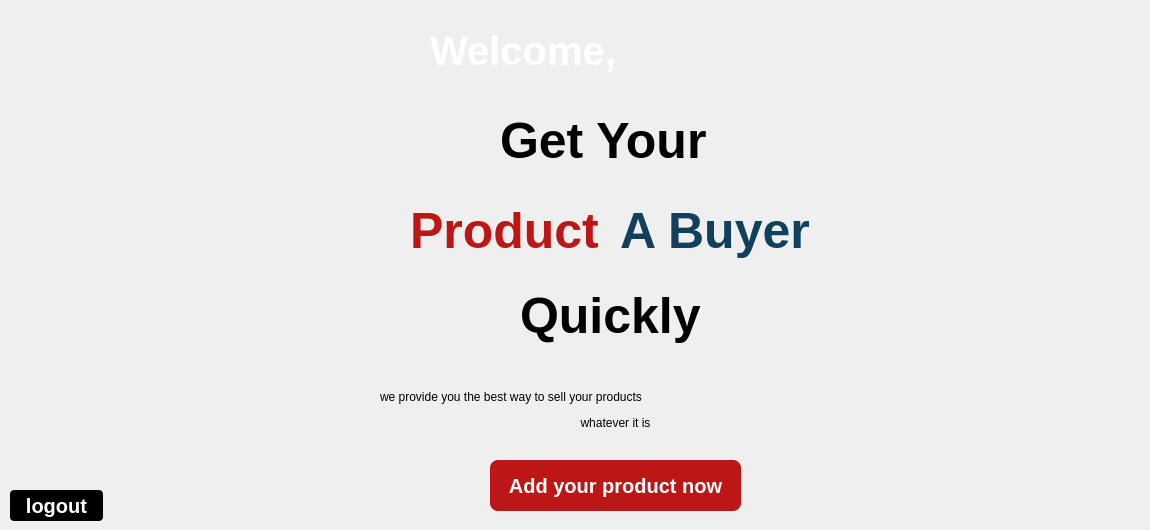
        <widget class="QWidget" name="home_pagee">
         <property name="styleSheet">
          <string notr="true">QWidget#home_pagee{
background-image: url(:/imgs/seller_home/seller_background_home.png);
} /*for making its children not inherit anything*/</string>
         </property>
         <widget class="QLabel" name="label_23">
          <property name="geometry">
           <rect>
            <x>500</x>
            <y>110</y>
            <width>211</width>
            <height>61</height>
           </rect>
          </property>
          <property name="styleSheet">
           <string notr="true">font-weight: bold;
font-size: 50px;
color: #000000;
</string>
          </property>
          <property name="text">
           <string>Get Your</string>
          </property>
         </widget>
         <widget class="QLabel" name="label_24">
          <property name="geometry">
           <rect>
            <x>410</x>
            <y>200</y>
            <width>191</width>
            <height>61</height>
           </rect>
          </property>
          <property name="styleSheet">
           <string notr="true">font-weight: bold;
font-size: 50px;
color: #BD1616;
</string>
          </property>
          <property name="text">
           <string>Product</string>
          </property>
         </widget>
         <widget class="QLabel" name="label_25">
          <property name="geometry">
           <rect>
            <x>620</x>
            <y>200</y>
            <width>191</width>
            <height>61</height>
           </rect>
          </property>
          <property name="styleSheet">
           <string notr="true">font-weight: bold;
font-size: 50px;
color: #11405C;
</string>
          </property>
          <property name="text">
           <string>A Buyer</string>
          </property>
         </widget>
         <widget class="QLabel" name="label_26">
          <property name="geometry">
           <rect>
            <x>520</x>
            <y>280</y>
            <width>181</width>
            <height>71</height>
           </rect>
          </property>
          <property name="styleSheet">
           <string notr="true">font-weight: bold;
font-size: 50px;
color: #000000;
</string>
          </property>
          <property name="text">
           <string>Quickly</string>
          </property>
         </widget>
         <widget class="QLabel" name="label_27">
          <property name="geometry">
           <rect>
            <x>380</x>
            <y>370</y>
            <width>471</width>
            <height>81</height>
           </rect>
          </property>
          <property name="styleSheet">
           <string notr="true">font-weight: light;
font: 350 13pt &quot;Segoe UI&quot;;</string>
          </property>
          <property name="text">
           <string>&lt;html&gt;&lt;head/&gt;&lt;body&gt;&lt;p&gt;we provide you the best way to sell your products&lt;/p&gt;&lt;p align=&quot;center&quot;&gt;whatever it is&lt;/p&gt;&lt;/body&gt;&lt;/html&gt;</string>
          </property>
         </widget>
         <widget class="QPushButton" name="add_products_now">
          <property name="geometry">
           <rect>
            <x>490</x>
            <y>460</y>
            <width>251</width>
            <height>51</height>
           </rect>
          </property>
          <property name="styleSheet">
           <string notr="true">font-weight: bold;
color: white;
font-size: 20px;

background-color: #BD1616;
border-radius: 8px;</string>
          </property>
          <property name="text">
           <string>Add your product now</string>
          </property>
          <property name="flat">
           <bool>true</bool>
          </property>
         </widget>
         <widget class="QLabel" name="label_28">
          <property name="geometry">
           <rect>
            <x>430</x>
            <y>20</y>
            <width>191</width>
            <height>61</height>
           </rect>
          </property>
          <property name="styleSheet">
           <string notr="true">font-weight: bold;
color: white;
font-size: 40px;
</string>
          </property>
          <property name="text">
           <string>Welcome,</string>
          </property>
         </widget>
         <widget class="QLabel" name="name_of_seller">
          <property name="geometry">
           <rect>
            <x>620</x>
            <y>20</y>
            <width>521</width>
            <height>61</height>
           </rect>
          </property>
          <property name="styleSheet">
           <string notr="true">font-weight: bold;
color: white;
font-size: 40px;
</string>
          </property>
          <property name="text">
           <string/>
          </property>
         </widget>
         <widget class="QPushButton" name="logout">
          <property name="geometry">
           <rect>
            <x>10</x>
            <y>490</y>
            <width>93</width>
            <height>31</height>
           </rect>
          </property>
          <property name="styleSheet">
           <string notr="true">font-weight: bold;
color: white;
background-color: black;
font-size: 20px;
border-radius: 4px;</string>
          </property>
          <property name="text">
           <string>logout</string>
          </property>
          <property name="flat">
           <bool>true</bool>
          </property>
         </widget>
        </widget>
